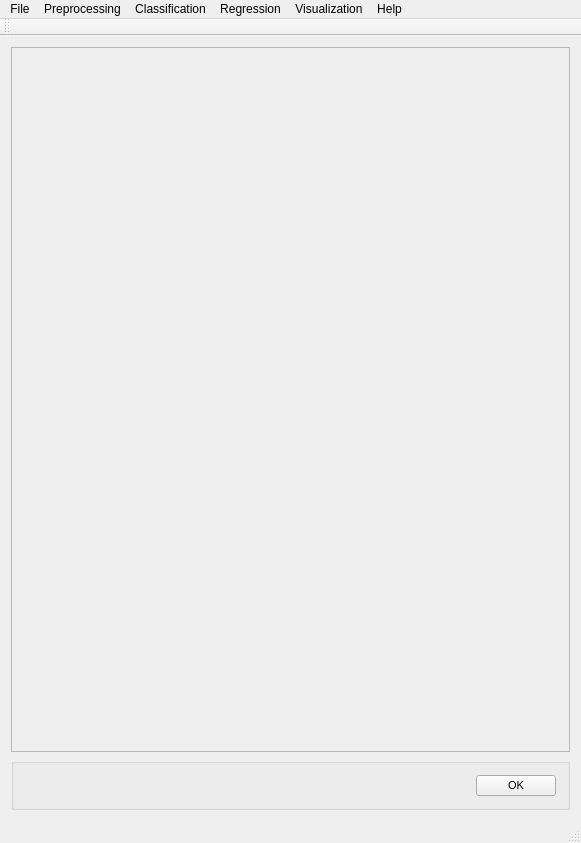
<?xml version="1.0" encoding="UTF-8"?>
<ui version="4.0">
 <class>MainWindow</class>
 <widget class="QMainWindow" name="MainWindow">
  <property name="geometry">
   <rect>
    <x>0</x>
    <y>0</y>
    <width>581</width>
    <height>843</height>
   </rect>
  </property>
  <property name="windowTitle">
   <string>PYSAT</string>
  </property>
  <widget class="QWidget" name="centralWidget">
   <layout class="QVBoxLayout" name="verticalLayout_9">
    <item>
     <widget class="QScrollArea" name="scrollArea">
      <property name="widgetResizable">
       <bool>true</bool>
      </property>
      <widget class="QWidget" name="scrollAreaWidgetContents_2">
       <property name="geometry">
        <rect>
         <x>0</x>
         <y>0</y>
         <width>561</width>
         <height>721</height>
        </rect>
       </property>
       <property name="font">
        <font>
         <pointsize>8</pointsize>
        </font>
       </property>
       <property name="styleSheet">
        <string notr="true">QGroupBox {
  border: 2px solid gray;
  border-radius: 6px;
  margin-top: 0.5em;
}

QGroupBox::title {

  padding-top: -14px;
  padding-left: 8px;
}
</string>
       </property>
       <layout class="QVBoxLayout" name="verticalLayout_8"/>
      </widget>
     </widget>
    </item>
    <item>
     <widget class="QGroupBox" name="OK">
      <layout class="QHBoxLayout" name="ok">
       <item>
        <spacer name="horizontalSpacer_5">
         <property name="orientation">
          <enum>Qt::Horizontal</enum>
         </property>
         <property name="sizeHint" stdset="0">
          <size>
           <width>40</width>
           <height>20</height>
          </size>
         </property>
        </spacer>
       </item>
       <item>
        <widget class="QPushButton" name="okButton">
         <property name="font">
          <font>
           <pointsize>8</pointsize>
          </font>
         </property>
         <property name="mouseTracking">
          <bool>false</bool>
         </property>
         <property name="text">
          <string>OK</string>
         </property>
        </widget>
       </item>
      </layout>
     </widget>
    </item>
   </layout>
  </widget>
  <widget class="QToolBar" name="mainToolBar">
   <attribute name="toolBarArea">
    <enum>TopToolBarArea</enum>
   </attribute>
   <attribute name="toolBarBreak">
    <bool>false</bool>
   </attribute>
  </widget>
  <widget class="QStatusBar" name="statusBar"/>
  <widget class="QMenuBar" name="menuBar">
   <property name="geometry">
    <rect>
     <x>0</x>
     <y>0</y>
     <width>581</width>
     <height>21</height>
    </rect>
   </property>
   <widget class="QMenu" name="menuFile">
    <property name="title">
     <string>File</string>
    </property>
    <addaction name="actionLoad_Refence_Data"/>
    <addaction name="actionLoad_Unknown_Data"/>
    <addaction name="actionSet_output_location"/>
    <addaction name="separator"/>
    <addaction name="actionSave_Current_Plots"/>
    <addaction name="actionSave_Current_Data"/>
    <addaction name="separator"/>
    <addaction name="actionCreate_New_Workflow"/>
    <addaction name="actionSave_Current_Workflow"/>
    <addaction name="separator"/>
    <addaction name="actionExit"/>
   </widget>
   <widget class="QMenu" name="menuPreprocessing">
    <property name="title">
     <string>Preprocessing</string>
    </property>
    <widget class="QMenu" name="menuBaseline_Removal">
     <property name="title">
      <string>Baseline Removal</string>
     </property>
     <addaction name="actionALS"/>
     <addaction name="actionDietrich"/>
     <addaction name="actionPolyFit"/>
     <addaction name="actionAirPLS"/>
     <addaction name="actionFABC"/>
     <addaction name="actionKK"/>
     <addaction name="actionMario"/>
     <addaction name="actionMedian"/>
     <addaction name="actionRubberband"/>
     <addaction name="actionUndecimated_Wavelet"/>
    </widget>
    <widget class="QMenu" name="menuCalibration_Transfer">
     <property name="title">
      <string>Calibration Transfer</string>
     </property>
     <addaction name="actionRatio"/>
     <addaction name="actionTommy_s_Methgod"/>
     <addaction name="actionPiecewise_Direct_Standardization"/>
     <addaction name="actionOthers_3"/>
    </widget>
    <addaction name="actionNormalization"/>
    <addaction name="actionNoise_Reduction"/>
    <addaction name="actionApply_Mask"/>
    <addaction name="actionInterpolate"/>
    <addaction name="actionInstrument_Response"/>
    <addaction name="menuBaseline_Removal"/>
    <addaction name="menuCalibration_Transfer"/>
    <addaction name="actionICA_2"/>
    <addaction name="actionPCA_2"/>
   </widget>
   <widget class="QMenu" name="menuRegression">
    <property name="title">
     <string>Regression</string>
    </property>
    <addaction name="actionCross_Validation"/>
    <addaction name="actionTrain"/>
    <addaction name="actionPredict"/>
    <addaction name="actionCreate_N_Folds"/>
    <addaction name="actionCreate_Test_Folds"/>
    <addaction name="actionSubmodel_Ranges"/>
   </widget>
   <widget class="QMenu" name="menuHelp">
    <property name="title">
     <string>Help</string>
    </property>
    <addaction name="actionIndex"/>
    <addaction name="actionContent_2"/>
    <addaction name="separator"/>
    <addaction name="actionAbout"/>
    <addaction name="actionAbout_QtCreator"/>
   </widget>
   <widget class="QMenu" name="menuClassification">
    <property name="title">
     <string>Classification</string>
    </property>
    <widget class="QMenu" name="menuSupervised">
     <property name="title">
      <string>Supervised</string>
     </property>
     <addaction name="actionPLS_DA"/>
     <addaction name="actionSIMCA"/>
    </widget>
    <widget class="QMenu" name="menuClustering">
     <property name="title">
      <string>Clustering</string>
     </property>
     <addaction name="actionK_means"/>
     <addaction name="actionHierarchical_2"/>
    </widget>
    <addaction name="menuSupervised"/>
    <addaction name="menuClustering"/>
   </widget>
   <widget class="QMenu" name="menuVisualization">
    <property name="title">
     <string>Visualization</string>
    </property>
    <addaction name="actionLine_Plot"/>
    <addaction name="action1_to_1_Plot"/>
    <addaction name="actionScatter_Plot"/>
   </widget>
   <addaction name="menuFile"/>
   <addaction name="menuPreprocessing"/>
   <addaction name="menuClassification"/>
   <addaction name="menuRegression"/>
   <addaction name="menuVisualization"/>
   <addaction name="menuHelp"/>
  </widget>
  <action name="actionLoad_Refence_Data">
   <property name="text">
    <string>Load Refence Data</string>
   </property>
  </action>
  <action name="actionLoad_Unknown_Data">
   <property name="text">
    <string>Load Unknown Data</string>
   </property>
  </action>
  <action name="actionSave_Current_Workflow">
   <property name="text">
    <string>Save Current Workflow</string>
   </property>
  </action>
  <action name="actionSave_Current_Plots">
   <property name="text">
    <string>Save Current Plots</string>
   </property>
  </action>
  <action name="actionSave_Current_Data">
   <property name="text">
    <string>Save Current Data</string>
   </property>
  </action>
  <action name="actionCreate_New_Workflow">
   <property name="text">
    <string>Create New Workflow</string>
   </property>
  </action>
  <action name="actionNoise_Reduction">
   <property name="text">
    <string>Noise Reduction</string>
   </property>
  </action>
  <action name="actionApply_Mask">
   <property name="text">
    <string>Apply Mask</string>
   </property>
  </action>
  <action name="actionInterpolate">
   <property name="text">
    <string>Interpolate (unknown to known)</string>
   </property>
  </action>
  <action name="actionInstrument_Response">
   <property name="text">
    <string>Instrument Response</string>
   </property>
  </action>
  <action name="actionALS">
   <property name="text">
    <string>ALS</string>
   </property>
  </action>
  <action name="actionDietrich">
   <property name="text">
    <string>Dietrich</string>
   </property>
  </action>
  <action name="actionPolyFit">
   <property name="text">
    <string>PolyFit</string>
   </property>
  </action>
  <action name="actionAirPLS">
   <property name="text">
    <string>AirPLS</string>
   </property>
  </action>
  <action name="actionFABC">
   <property name="text">
    <string>FABC</string>
   </property>
  </action>
  <action name="actionKK">
   <property name="text">
    <string>KK</string>
   </property>
  </action>
  <action name="actionMario">
   <property name="text">
    <string>Mario</string>
   </property>
  </action>
  <action name="actionMedian">
   <property name="text">
    <string>Median</string>
   </property>
  </action>
  <action name="actionRubberband">
   <property name="text">
    <string>Rubberband</string>
   </property>
  </action>
  <action name="actionUndecimated_Wavelet">
   <property name="text">
    <string>Undecimated Wavelet</string>
   </property>
  </action>
  <action name="actionRatio">
   <property name="text">
    <string>Ratio</string>
   </property>
  </action>
  <action name="actionTommy_s_Methgod">
   <property name="text">
    <string>Tommy's Method</string>
   </property>
  </action>
  <action name="actionPiecewise_Direct_Standardization">
   <property name="text">
    <string>Piecewise Direct Standardization</string>
   </property>
  </action>
  <action name="actionPCA">
   <property name="text">
    <string>PCA</string>
   </property>
  </action>
  <action name="actionICA">
   <property name="text">
    <string>ICA</string>
   </property>
  </action>
  <action name="actionK_Means">
   <property name="text">
    <string>K-Means</string>
   </property>
  </action>
  <action name="actionHierarchical">
   <property name="text">
    <string>Hierarchical</string>
   </property>
  </action>
  <action name="actionOthers">
   <property name="text">
    <string>Others...</string>
   </property>
  </action>
  <action name="actionOthers_2">
   <property name="text">
    <string>Others...</string>
   </property>
  </action>
  <action name="actionOthers_3">
   <property name="text">
    <string>Others...</string>
   </property>
  </action>
  <action name="actionPLS">
   <property name="text">
    <string>PLS</string>
   </property>
  </action>
  <action name="actionSM_PLS">
   <property name="text">
    <string>SM-PLS</string>
   </property>
  </action>
  <action name="actionICA_Regression">
   <property name="text">
    <string>ICA Regression</string>
   </property>
  </action>
  <action name="actionGaussian_Process">
   <property name="text">
    <string>Gaussian Process</string>
   </property>
  </action>
  <action name="actionMLP">
   <property name="text">
    <string>MLP</string>
   </property>
  </action>
  <action name="actionSVM">
   <property name="text">
    <string>SVM</string>
   </property>
  </action>
  <action name="actionOthers_4">
   <property name="text">
    <string>Others...</string>
   </property>
  </action>
  <action name="actionOthers_5">
   <property name="text">
    <string>Others...</string>
   </property>
  </action>
  <action name="actionIndex">
   <property name="text">
    <string>Index</string>
   </property>
  </action>
  <action name="actionContent_2">
   <property name="text">
    <string>Content</string>
   </property>
  </action>
  <action name="actionAbout">
   <property name="text">
    <string>About...</string>
   </property>
  </action>
  <action name="actionAbout_QtCreator">
   <property name="text">
    <string>About Qt...</string>
   </property>
  </action>
  <action name="actionExit">
   <property name="text">
    <string>Exit</string>
   </property>
  </action>
  <action name="actionNormalization">
   <property name="text">
    <string>Normalization</string>
   </property>
  </action>
  <action name="actionICA_2">
   <property name="text">
    <string>ICA</string>
   </property>
  </action>
  <action name="actionPCA_2">
   <property name="text">
    <string>PCA</string>
   </property>
  </action>
  <action name="actionPLS_DA">
   <property name="text">
    <string>PLS-DA</string>
   </property>
  </action>
  <action name="actionSIMCA">
   <property name="text">
    <string>SIMCA</string>
   </property>
  </action>
  <action name="actionK_means">
   <property name="text">
    <string>K-means</string>
   </property>
  </action>
  <action name="actionHierarchical_2">
   <property name="text">
    <string>Hierarchical</string>
   </property>
  </action>
  <action name="actionCross_Validation">
   <property name="text">
    <string>Cross Validation</string>
   </property>
  </action>
  <action name="actionTrain">
   <property name="text">
    <string>Train</string>
   </property>
  </action>
  <action name="actionPredict">
   <property name="text">
    <string>Predict</string>
   </property>
  </action>
  <action name="actionLine_Plot">
   <property name="text">
    <string>Line Plot</string>
   </property>
  </action>
  <action name="action1_to_1_Plot">
   <property name="text">
    <string>1 to 1 Plot</string>
   </property>
  </action>
  <action name="actionScatter_Plot">
   <property name="text">
    <string>Scatter Plot</string>
   </property>
  </action>
  <action name="actionSet_output_location">
   <property name="text">
    <string>Output Location</string>
   </property>
  </action>
  <action name="actionCreate_N_Folds">
   <property name="text">
    <string>Create N Folds</string>
   </property>
  </action>
  <action name="actionCreate_Test_Folds">
   <property name="text">
    <string>Create Test Folds</string>
   </property>
  </action>
  <action name="actionSubmodel_Ranges">
   <property name="text">
    <string>Submodel Ranges</string>
   </property>
  </action>
 </widget>
 <layoutdefault spacing="6" margin="11"/>
 <resources/>
 <connections/>
</ui>
